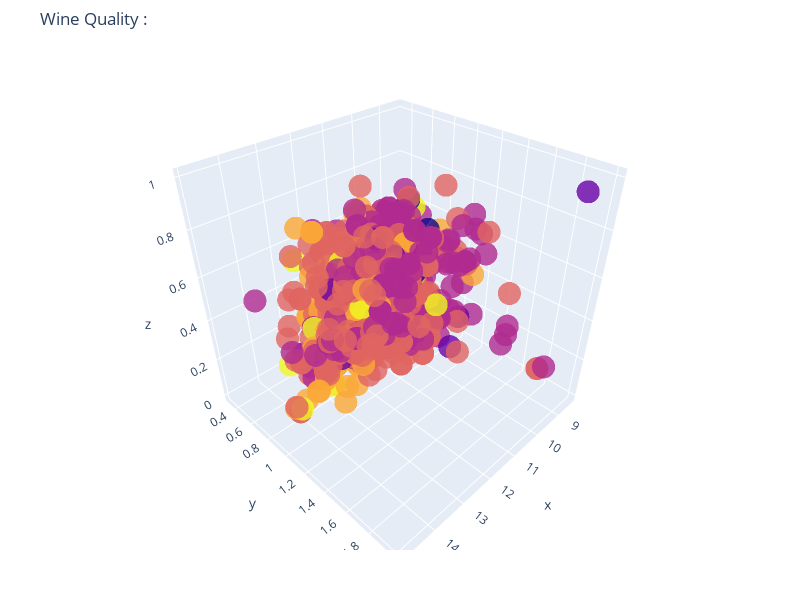

Notebook cell for this chart:
### Markdown cell above
Referenced Code:
    
import plotly.graph_objects as go
import numpy as np

t = np.linspace(0, 10, 50)
x, y, z = np.cos(t), np.sin(t), t

fig = go.Figure(data=[go.Scatter3d(x=x, y=y, z=z,
                                   mode='markers')])
fig.show()


Modifications made to code:
- referenced dataframe columns for the values of x, y, z and labels 
- specified the color scale as plasma
- added title text
- specified the height and width of the graph  
- changed the alignment of the graph on the page

### Code cell
x, y, z = df["alcohol"], df['sulphates'], df['citric acid']
labels =  df['quality']
fig = go.Figure(data=[go.Scatter3d(
    x=x,
    y=y,
    z=z,
    mode='markers',
    marker=dict(
        size=8,
        color=labels,             
        colorscale='plasma',   
        opacity=0.8
    )
)])

fig.update_layout(
    margin=dict(l=50, r=50, b=50, t=50),
    title_text="Wine Quality : ",
    width = 800,
    height = 600)

fig.show()

### Figure 1 — Plotly figure (JSON) as saved in the notebook; plotly's stock layout.template omitted (floating-point values rounded to 4 significant figures; data arrays with more than 128 entries replaced by an {"elided": "..."} marker saying what was removed)
{"data": [{"marker": {"color": {"elided": "1599 int values"}, "colorscale": [[0, "#0d0887"], [0.1111, "#46039f"], [0.2222, "#7201a8"], [0.3333, "#9c179e"], [0.4444, "#bd3786"], [0.5556, "#d8576b"], [0.6667, "#ed7953"], [0.7778, "#fb9f3a"], [0.8889, "#fdca26"], [1, "#f0f921"]], "opacity": 0.8, "size": 8}, "mode": "markers", "type": "scatter3d", "x": {"elided": "1599 float values"}, "y": {"elided": "1599 float values"}, "z": {"elided": "1599 float values"}}], "layout": {"height": 600, "margin": {"b": 50, "l": 50, "r": 50, "t": 50}, "title": {"text": "Wine Quality : "}, "width": 800}}
